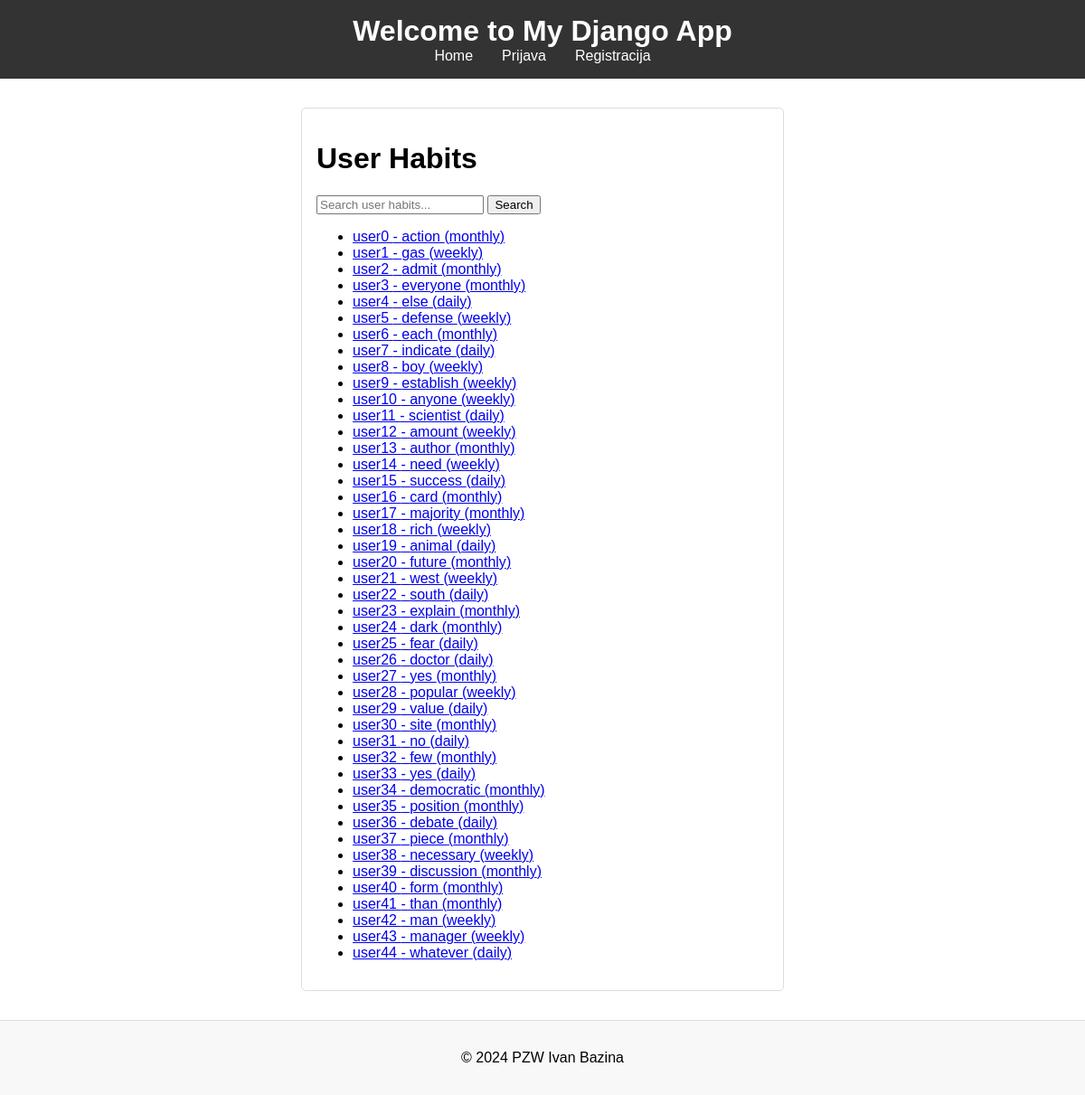
Page /user-habits/ on the committed database.
### main/models.py (models this page shows, shortened)
class UserHabit(models.Model):
    FREQUENCY_CHOICES = [
        ('daily', 'Daily'),
        ('weekly', 'Weekly'),
        ('monthly', 'Monthly'),
    ]
    user = models.ForeignKey(User, on_delete=models.CASCADE)
    habit = models.ForeignKey(Habit, on_delete=models.CASCADE)
    frequency = models.CharField(max_length=10, choices=FREQUENCY_CHOICES)
    start_date = models.DateField()
    end_date = models.DateField(null=True, blank=True)  # Optional end date

class Habit(models.Model):
    name = models.CharField(max_length=100)
    description = models.TextField()
    points = models.PositiveIntegerField(default=0)  # Points awarded for completing the habit

### main/views.py (the view)
# urls.py: path('user-habits/', UserHabitListView.as_view(), name='userhabit-list'),
class UserHabitListView(BaseSearchListView):
    model = UserHabit
    template_name = 'user_habits/user_habit_list.html'
    context_object_name = 'user_habits'
    search_fields = ['user__username', 'habit__name', 'frequency']

### main/views.py (called while the page is built)
    def get_queryset(self):
        query = self.request.GET.get('q')
        queryset = super().get_queryset()
        if query and self.search_fields:
            q_objects = Q()
            for field in self.search_fields:
                q_objects |= Q(**{f"{field}__icontains": query})
            return queryset.filter(q_objects)
        return queryset

### main/templates/user_habits/user_habit_list.html
{% extends "base_generic.html" %}
{% block content %}
<h1>User Habits</h1>
<form method="get">
    <input type="text" name="q" placeholder="Search user habits..." value="{{ request.GET.q }}">
    <button type="submit">Search</button>
</form>
<ul>
{% for user_habit in user_habits %}
    <li>
        <a href="{% url 'userhabit-detail' user_habit.pk %}">
            {{ user_habit.user.username }} - {{ user_habit.habit.name }} ({{ user_habit.frequency }})
        </a>
    </li>
{% empty %}
    <li>No user habits found.</li>
{% endfor %}
</ul>
{% endblock %}

### main/static/css/styles.css (style rules this page uses)
body { font-family: Arial, sans-serif; margin: 0; padding: 0; }

### rows in the picture
UserHabit: user.username "user0", habit.name "action", frequency "monthly"
UserHabit: user.username "user1", habit.name "gas", frequency "weekly"
UserHabit: user.username "user2", habit.name "admit", frequency "monthly"
UserHabit: user.username "user3", habit.name "everyone", frequency "monthly"
UserHabit: user.username "user4", habit.name "else", frequency "daily"
UserHabit: user.username "user5", habit.name "defense", frequency "weekly"
UserHabit: user.username "user6", habit.name "each", frequency "monthly"
UserHabit: user.username "user7", habit.name "indicate", frequency "daily"
UserHabit: user.username "user8", habit.name "boy", frequency "weekly"
UserHabit: user.username "user9", habit.name "establish", frequency "weekly"
UserHabit: user.username "user10", habit.name "anyone", frequency "weekly"
UserHabit: user.username "user11", habit.name "scientist", frequency "daily"
UserHabit: user.username "user12", habit.name "amount", frequency "weekly"
UserHabit: user.username "user13", habit.name "author", frequency "monthly"
UserHabit: user.username "user14", habit.name "need", frequency "weekly"
UserHabit: user.username "user15", habit.name "success", frequency "daily"
UserHabit: user.username "user16", habit.name "card", frequency "monthly"
UserHabit: user.username "user17", habit.name "majority", frequency "monthly"
UserHabit: user.username "user18", habit.name "rich", frequency "weekly"
UserHabit: user.username "user19", habit.name "animal", frequency "daily"
UserHabit: user.username "user20", habit.name "future", frequency "monthly"
UserHabit: user.username "user21", habit.name "west", frequency "weekly"
UserHabit: user.username "user22", habit.name "south", frequency "daily"
UserHabit: user.username "user23", habit.name "explain", frequency "monthly"
UserHabit: user.username "user24", habit.name "dark", frequency "monthly"
UserHabit: user.username "user25", habit.name "fear", frequency "daily"
UserHabit: user.username "user26", habit.name "doctor", frequency "daily"
UserHabit: user.username "user27", habit.name "yes", frequency "monthly"
UserHabit: user.username "user28", habit.name "popular", frequency "weekly"
UserHabit: user.username "user29", habit.name "value", frequency "daily"
UserHabit: user.username "user30", habit.name "site", frequency "monthly"
UserHabit: user.username "user31", habit.name "no", frequency "daily"
UserHabit: user.username "user32", habit.name "few", frequency "monthly"
UserHabit: user.username "user33", habit.name "yes", frequency "daily"
UserHabit: user.username "user34", habit.name "democratic", frequency "monthly"
UserHabit: user.username "user35", habit.name "position", frequency "monthly"
UserHabit: user.username "user36", habit.name "debate", frequency "daily"
UserHabit: user.username "user37", habit.name "piece", frequency "monthly"
UserHabit: user.username "user38", habit.name "necessary", frequency "weekly"
UserHabit: user.username "user39", habit.name "discussion", frequency "monthly"
UserHabit: user.username "user40", habit.name "form", frequency "monthly"
UserHabit: user.username "user41", habit.name "than", frequency "monthly"
UserHabit: user.username "user42", habit.name "man", frequency "weekly"
UserHabit: user.username "user43", habit.name "manager", frequency "weekly"
UserHabit: user.username "user44", habit.name "whatever", frequency "daily"
